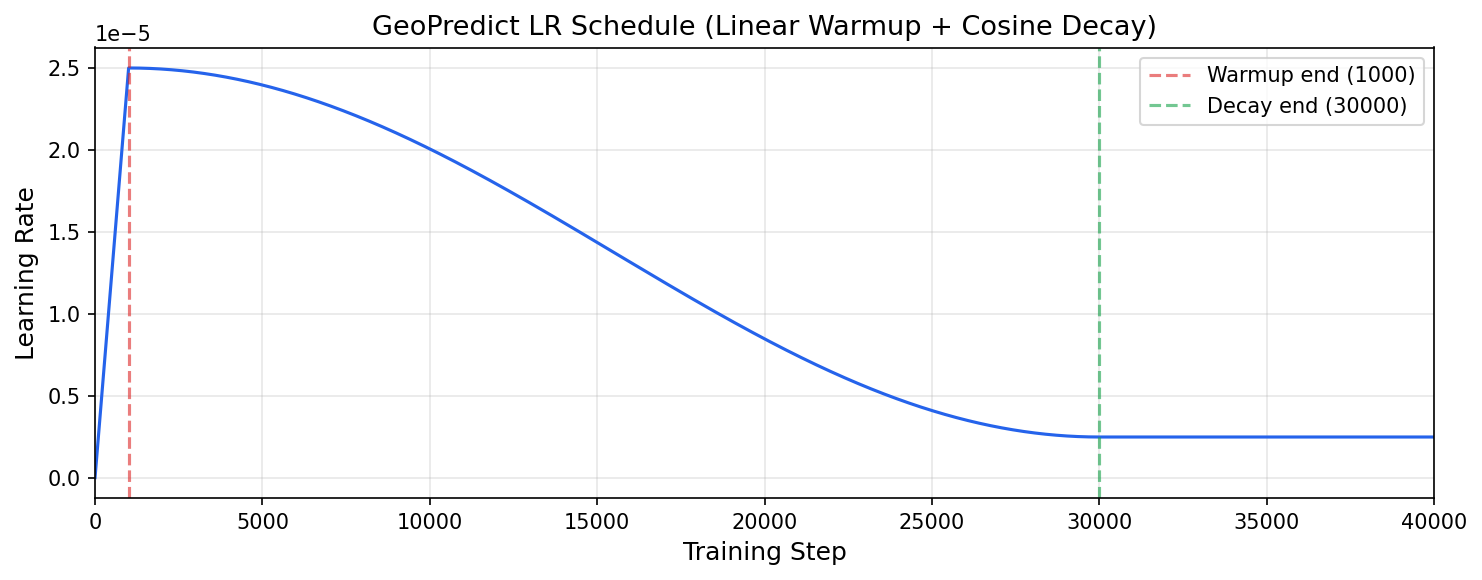

This chart was generated by the following Python code:
"""Generate LR schedule curve for GeoPredict training."""
import math
import matplotlib.pyplot as plt
import numpy as np

base_lr = 2.5e-5
warmup_steps = 1000
decay_steps = 30000
decay_lr = 2.5e-6
total_steps = 40000
init_lr = base_lr / (warmup_steps + 1)

steps = np.arange(total_steps)
lrs = []
for step in steps:
    if step < warmup_steps:
        lr = init_lr + (base_lr - init_lr) * step / warmup_steps
    elif step < decay_steps:
        cosine_steps = decay_steps - warmup_steps
        progress = (step - warmup_steps) / cosine_steps
        cosine_factor = 0.5 * (1 + math.cos(math.pi * progress))
        lr = decay_lr + (base_lr - decay_lr) * cosine_factor
    else:
        lr = decay_lr
    lrs.append(lr)

fig, ax = plt.subplots(figsize=(10, 4))
ax.plot(steps, lrs, color="#2563eb", linewidth=1.5)
ax.axvline(x=warmup_steps, color="#dc2626", linestyle="--", alpha=0.6, label=f"Warmup end ({warmup_steps})")
ax.axvline(x=decay_steps, color="#16a34a", linestyle="--", alpha=0.6, label=f"Decay end ({decay_steps})")
ax.set_xlabel("Training Step", fontsize=12)
ax.set_ylabel("Learning Rate", fontsize=12)
ax.set_title("GeoPredict LR Schedule (Linear Warmup + Cosine Decay)", fontsize=13)
ax.legend(fontsize=10)
ax.set_xlim(0, total_steps)
ax.ticklabel_format(axis="y", style="sci", scilimits=(-5, -5))
ax.grid(alpha=0.3)
fig.tight_layout()
fig.savefig("p/d/paper/asset/lr_schedule.png", dpi=150, bbox_inches="tight")
print("Saved lr_schedule.png")
